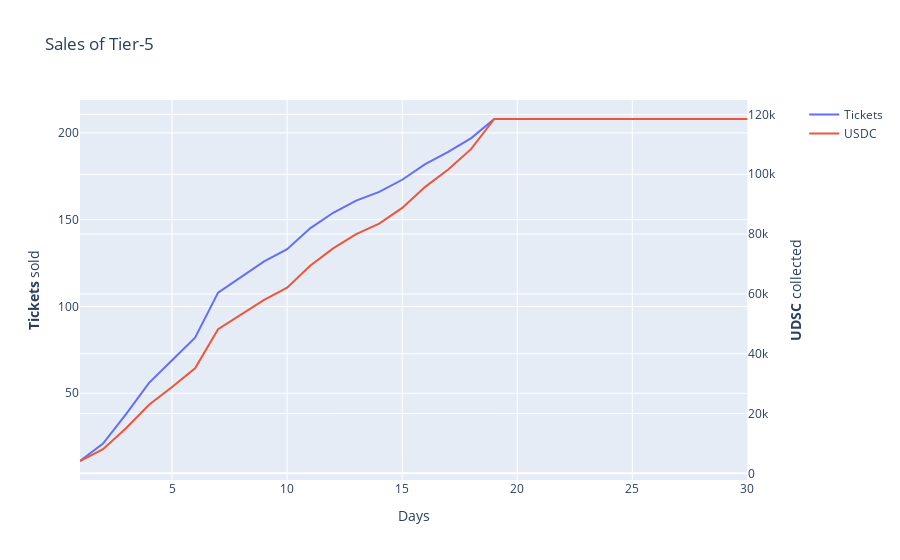

Notebook code cell kept with this figure:
### Code cell
tier_plots[4]

### Figure 1 — Plotly figure (JSON) as saved in the notebook; plotly's stock layout.template omitted (floating-point values rounded to 4 significant figures)
{"data": [{"name": "Tickets", "type": "scatter", "x": [1, 2, 3, 4, 5, 6, 7, 8, 9, 10, 11, 12, 13, 14, 15, 16, 17, 18, 19, 20, 21, 22, 23, 24, 25, 26, 27, 28, 29, 30], "xaxis": "x", "y": [11, 21, 38, 56, 69, 82, 108, 117, 126, 133, 145, 154, 161, 166, 173, 182, 189, 197, 208, 208, 208, 208, 208, 208, 208, 208, 208, 208, 208, 208], "yaxis": "y"}, {"name": "USDC", "type": "scatter", "x": [1, 2, 3, 4, 5, 6, 7, 8, 9, 10, 11, 12, 13, 14, 15, 16, 17, 18, 19, 20, 21, 22, 23, 24, 25, 26, 27, 28, 29, 30], "xaxis": "x", "y": [4125, 8065, 15103, 22933, 28874, 35114, 48218, 52979, 57983, 62071, 69427, 75223, 79962, 83517, 88746, 95802, 101570, 108490, 118489, 118489, 118489, 118489, 118489, 118489, 118489, 118489, 118489, 118489, 118489, 118489], "yaxis": "y2"}], "layout": {"title": {"text": "Sales of Tier-5"}, "xaxis": {"anchor": "y", "domain": [0, 0.94], "title": {"text": "Days"}}, "yaxis": {"anchor": "x", "domain": [0, 1], "title": {"text": "<b>Tickets</b> sold"}}, "yaxis2": {"anchor": "x", "overlaying": "y", "side": "right", "title": {"text": "<b>UDSC</b> collected"}}}}
